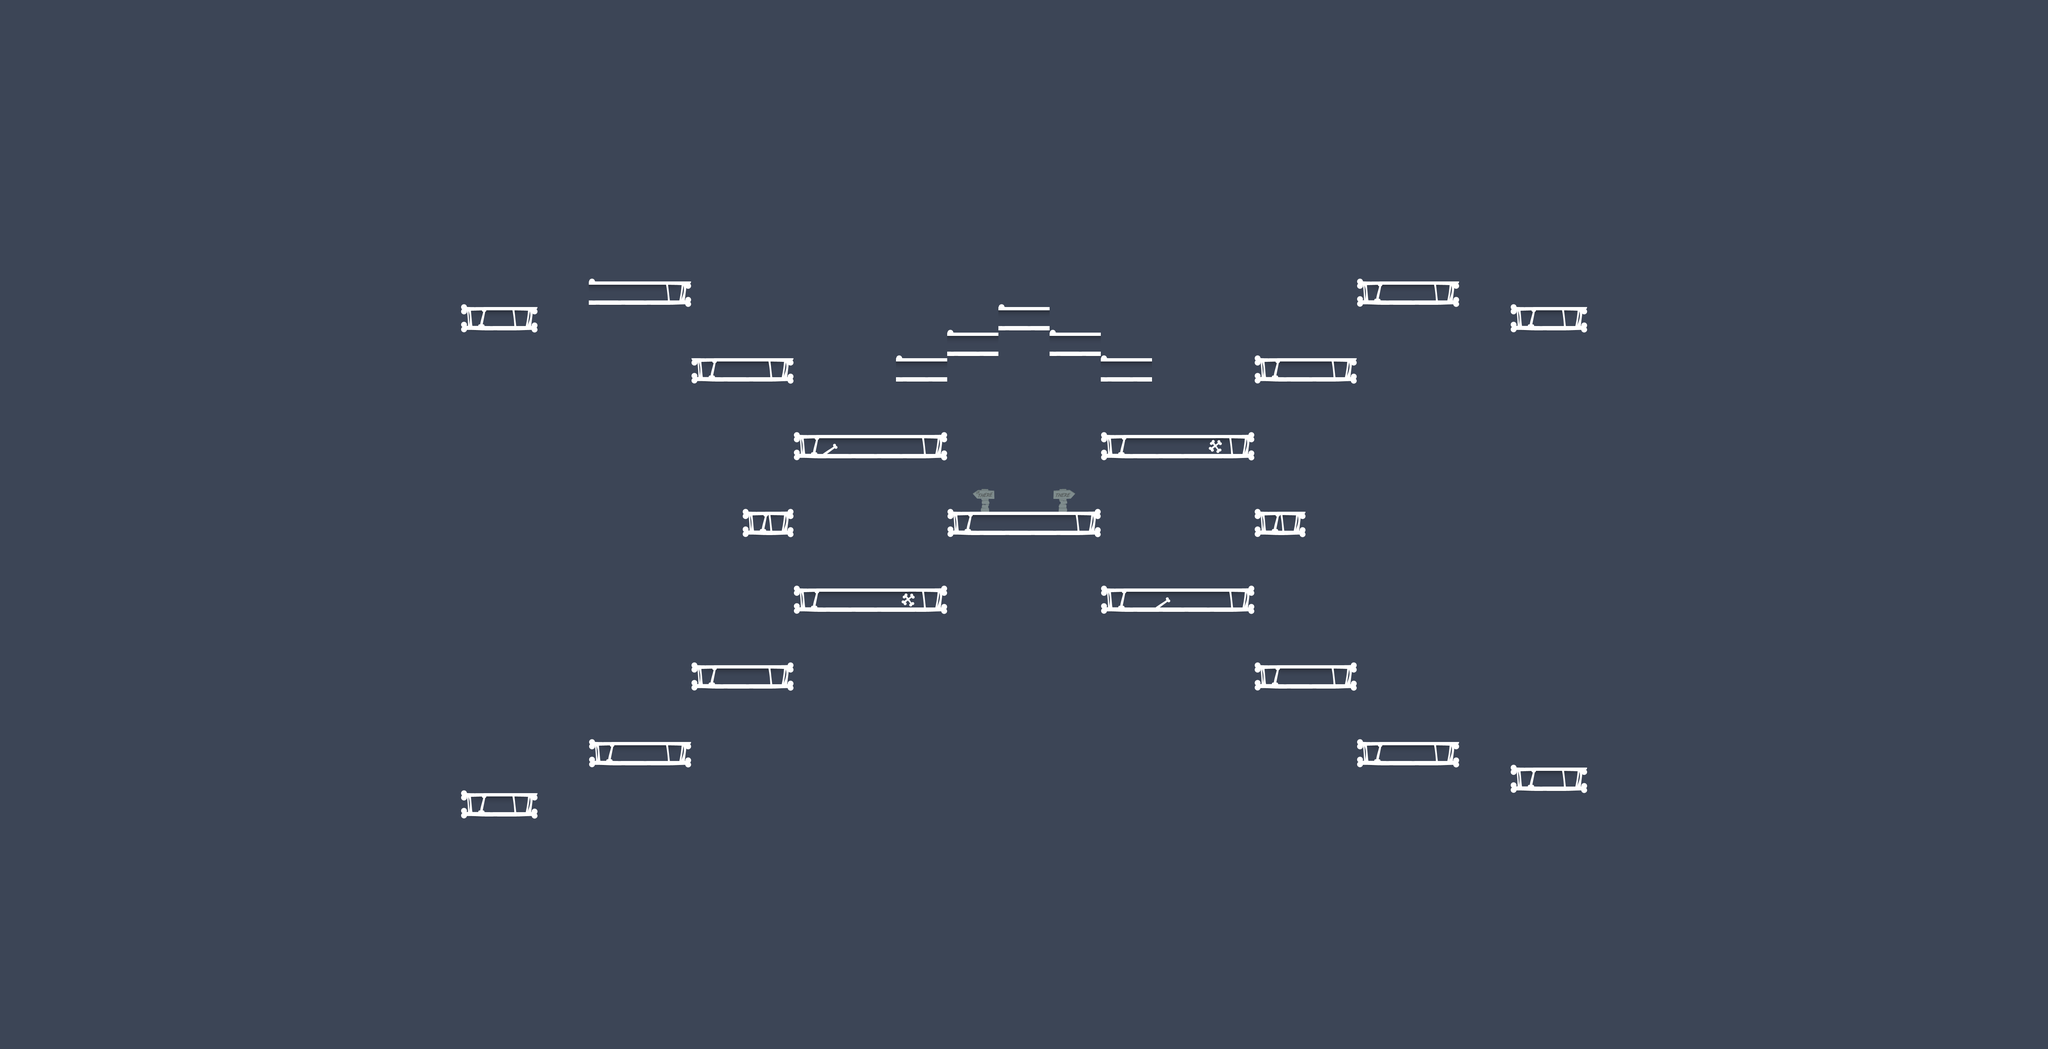

A level layout from a 2D game, rendered from its tile map. Below: a short description, then the map file with tile-grid data replaced by summaries:
An orthogonal 80x41 tile map with 70x70 px tiles, 2 tile layers (collision, foreground) and 17 objects (9x enemy, 4x health, items, door, gun, ...).

<map version="1.2" tiledversion="1.2.2" orientation="orthogonal" renderorder="right-down" width="80" height="41" tilewidth="70" tileheight="70" infinite="0" backgroundcolor="#3c4556" nextlayerid="10" nextobjectid="26">
 <tileset firstgid="1" name="map_tiles_70" tilewidth="70" tileheight="70" tilecount="16" columns="8">
  <image source="../images/map_tiles.png" width="560" height="140" />
  <terraintypes>
   <terrain name="New Terrain" tile="-1" />
   <terrain name="New Terrain" tile="-1" />
  </terraintypes>
  <tile id="0" terrain=",,0,0" />
  <tile id="1" terrain="0,0,0,0" />
  <tile id="2" terrain="0,,0," />
  <tile id="3" terrain="0,,," />
 </tileset>
 <objectgroup color="#ffff00" id="1" name="items">
  <object id="1" name="key" type="items" x="1711.21" y="1957.27" width="70" height="70" />
  <object id="2" name="door" x="3824.85" y="1945.15" width="70" height="70" />
  <object id="3" name="health" x="4211.21" y="2021.21" width="70" height="70" />
  <object id="4" name="gun" x="1712.12" y="696.061" width="70" height="70" />
  <object id="5" name="health" x="1322.12" y="760.606" width="70" height="70" />
  <object id="6" name="health" x="1324.24" y="2091.21" width="70" height="70" />
  <object id="16" name="health" x="4219.55" y="758.939" width="70" height="70" />
 </objectgroup>
 <objectgroup color="#00aa00" id="2" name="player">
  <object id="7" name="player" type="player" x="2766.36" y="1296.36" width="70" height="94.5455" />
 </objectgroup>
 <objectgroup color="#ff0000" id="3" name="enemies">
  <object id="15" name="zombie" type="enemy" x="3180.61" y="1108.79" width="70" height="73.3333">
   <properties>
    <property name="style" value="1" />
   </properties>
  </object>
  <object id="18" name="zombie" type="enemy" x="2349.85" y="1108.79" width="70" height="73.3333">
   <properties>
    <property name="style" value="1" />
   </properties>
  </object>
  <object id="19" name="zombie" type="enemy" x="2352.88" y="1523.94" width="70" height="73.3333">
   <properties>
    <property name="style" value="1" />
   </properties>
  </object>
  <object id="20" name="zombie" type="enemy" x="3189.24" y="1530" width="70" height="73.3333">
   <properties>
    <property name="style" value="1" />
   </properties>
  </object>
  <object id="21" name="zombie" type="enemy" x="3049" y="907.333" width="70" height="73.3333">
   <properties>
    <property name="style" value="1" />
   </properties>
  </object>
  <object id="22" name="zombie" type="enemy" x="2767" y="763.333" width="70" height="73.3333">
   <properties>
    <property name="style" value="1" />
   </properties>
  </object>
  <object id="23" name="zombie" type="enemy" x="2905" y="831.333" width="70" height="73.3333">
   <properties>
    <property name="style" value="1" />
   </properties>
  </object>
  <object id="24" name="zombie" type="enemy" x="2627" y="833.333" width="70" height="73.3333">
   <properties>
    <property name="style" value="1" />
   </properties>
  </object>
  <object id="25" name="zombie" type="enemy" x="2485" y="903.333" width="70" height="73.3333">
   <properties>
    <property name="style" value="1" />
   </properties>
  </object>
 </objectgroup>
 <layer id="8" name="collision" width="80" height="41">
  <data>[3280 cells, 103 non-empty, 6 distinct tile ids]</data>
 </layer>
 <layer id="9" name="foreground" width="80" height="41">
  <data>[3280 cells, 18 non-empty, 4 distinct tile ids]</data>
 </layer>
</map>
